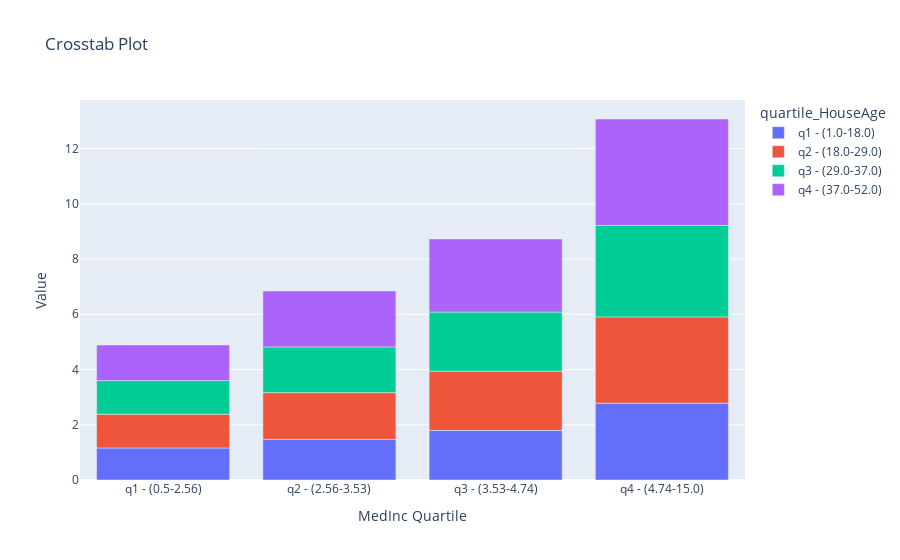

The notebook cell saved with this chart:
### Code cell
### plot tabla cruzada (cross tab) with plotly - stack
df = ct_mean.reset_index()

# Convierte la tabla a un formato adecuado para Plotly Express
df_plotly = pd.melt(df, id_vars='quartile_MedInc', var_name='quartile_HouseAge', value_name='value')

# Crea un gráfico interactivo con Plotly Express
fig = px.bar(df_plotly, x='quartile_MedInc', y='value', color='quartile_HouseAge',
             labels={'quartile_MedInc': 'MedInc Quartile', 'value': 'Value'}, title='Crosstab Plot')

# Muestra el gráfico
fig.show()

### Figure 1 — Plotly figure (JSON) as saved in the notebook; plotly's stock layout.template omitted (floating-point values rounded to 4 significant figures)
{"data": [{"alignmentgroup": "True", "hovertemplate": "quartile_HouseAge=q1 - (1.0-18.0)<br>MedInc Quartile=%{x}<br>Value=%{y}<extra></extra>", "legendgroup": "q1 - (1.0-18.0)", "marker": {"color": "#636efa", "pattern": {"shape": ""}}, "name": "q1 - (1.0-18.0)", "offsetgroup": "q1 - (1.0-18.0)", "orientation": "v", "showlegend": true, "textposition": "auto", "type": "bar", "x": ["q1 - (0.5-2.56)", "q2 - (2.56-3.53)", "q3 - (3.53-4.74)", "q4 - (4.74-15.0)"], "xaxis": "x", "y": [1.159, 1.47, 1.797, 2.782], "yaxis": "y"}, {"alignmentgroup": "True", "hovertemplate": "quartile_HouseAge=q2 - (18.0-29.0)<br>MedInc Quartile=%{x}<br>Value=%{y}<extra></extra>", "legendgroup": "q2 - (18.0-29.0)", "marker": {"color": "#EF553B", "pattern": {"shape": ""}}, "name": "q2 - (18.0-29.0)", "offsetgroup": "q2 - (18.0-29.0)", "orientation": "v", "showlegend": true, "textposition": "auto", "type": "bar", "x": ["q1 - (0.5-2.56)", "q2 - (2.56-3.53)", "q3 - (3.53-4.74)", "q4 - (4.74-15.0)"], "xaxis": "x", "y": [1.223, 1.693, 2.145, 3.123], "yaxis": "y"}, {"alignmentgroup": "True", "hovertemplate": "quartile_HouseAge=q3 - (29.0-37.0)<br>MedInc Quartile=%{x}<br>Value=%{y}<extra></extra>", "legendgroup": "q3 - (29.0-37.0)", "marker": {"color": "#00cc96", "pattern": {"shape": ""}}, "name": "q3 - (29.0-37.0)", "offsetgroup": "q3 - (29.0-37.0)", "orientation": "v", "showlegend": true, "textposition": "auto", "type": "bar", "x": ["q1 - (0.5-2.56)", "q2 - (2.56-3.53)", "q3 - (3.53-4.74)", "q4 - (4.74-15.0)"], "xaxis": "x", "y": [1.217, 1.656, 2.138, 3.311], "yaxis": "y"}, {"alignmentgroup": "True", "hovertemplate": "quartile_HouseAge=q4 - (37.0-52.0)<br>MedInc Quartile=%{x}<br>Value=%{y}<extra></extra>", "legendgroup": "q4 - (37.0-52.0)", "marker": {"color": "#ab63fa", "pattern": {"shape": ""}}, "name": "q4 - (37.0-52.0)", "offsetgroup": "q4 - (37.0-52.0)", "orientation": "v", "showlegend": true, "textposition": "auto", "type": "bar", "x": ["q1 - (0.5-2.56)", "q2 - (2.56-3.53)", "q3 - (3.53-4.74)", "q4 - (4.74-15.0)"], "xaxis": "x", "y": [1.288, 2.019, 2.647, 3.854], "yaxis": "y"}], "layout": {"autosize": true, "barmode": "relative", "legend": {"title": {"text": "quartile_HouseAge"}, "tracegroupgap": 0}, "title": {"text": "Crosstab Plot"}, "xaxis": {"anchor": "y", "autorange": true, "domain": [0, 1], "range": [-0.5, 3.5], "title": {"text": "MedInc Quartile"}, "type": "category"}, "yaxis": {"anchor": "x", "autorange": true, "domain": [0, 1], "range": [0, 13.76], "title": {"text": "Value"}, "type": "linear"}}}
